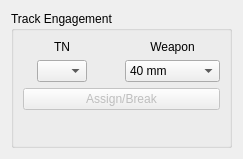
<?xml version="1.0" encoding="UTF-8"?>
<ui version="4.0">
 <class>FrameTrackEngage</class>
 <widget class="QWidget" name="FrameTrackEngage">
  <property name="geometry">
   <rect>
    <x>0</x>
    <y>0</y>
    <width>243</width>
    <height>159</height>
   </rect>
  </property>
  <property name="windowTitle">
   <string>Form</string>
  </property>
  <layout class="QGridLayout" name="gridLayout">
   <item row="0" column="0">
    <widget class="QGroupBox" name="groupBoxTrackEng">
     <property name="styleSheet">
      <string notr="true"/>
     </property>
     <property name="title">
      <string>Track Engagement</string>
     </property>
     <layout class="QGridLayout" name="gridLayout_6">
      <item row="0" column="0">
       <layout class="QVBoxLayout" name="verticalLayout_3">
        <item>
         <layout class="QHBoxLayout" name="horizontalLayout_3">
          <item>
           <layout class="QHBoxLayout" name="horizontalLayout_2">
            <item>
             <layout class="QVBoxLayout" name="verticalLayout">
              <item>
               <widget class="QLabel" name="label_2">
                <property name="text">
                 <string>TN</string>
                </property>
                <property name="alignment">
                 <set>Qt::AlignCenter</set>
                </property>
               </widget>
              </item>
              <item>
               <widget class="QComboBox" name="comboBoxTrackEngTN">
                <property name="sizePolicy">
                 <sizepolicy hsizetype="Preferred" vsizetype="Fixed">
                  <horstretch>0</horstretch>
                  <verstretch>0</verstretch>
                 </sizepolicy>
                </property>
                <property name="minimumSize">
                 <size>
                  <width>50</width>
                  <height>0</height>
                 </size>
                </property>
                <property name="maximumSize">
                 <size>
                  <width>50</width>
                  <height>16777215</height>
                 </size>
                </property>
               </widget>
              </item>
             </layout>
            </item>
            <item>
             <spacer name="horizontalSpacer">
              <property name="orientation">
               <enum>Qt::Horizontal</enum>
              </property>
              <property name="sizeType">
               <enum>QSizePolicy::Minimum</enum>
              </property>
              <property name="sizeHint" stdset="0">
               <size>
                <width>18</width>
                <height>20</height>
               </size>
              </property>
             </spacer>
            </item>
           </layout>
          </item>
          <item>
           <layout class="QVBoxLayout" name="verticalLayout_2">
            <item>
             <widget class="QLabel" name="label_3">
              <property name="text">
               <string>Weapon</string>
              </property>
              <property name="alignment">
               <set>Qt::AlignCenter</set>
              </property>
             </widget>
            </item>
            <item>
             <widget class="QComboBox" name="comboBoxTrackEngWeapon">
              <property name="minimumSize">
               <size>
                <width>80</width>
                <height>0</height>
               </size>
              </property>
              <item>
               <property name="text">
                <string>40 mm</string>
               </property>
              </item>
             </widget>
            </item>
           </layout>
          </item>
         </layout>
        </item>
        <item>
         <widget class="QPushButton" name="pushButtonTrackEngAssign">
          <property name="enabled">
           <bool>false</bool>
          </property>
          <property name="text">
           <string>Assign/Break</string>
          </property>
         </widget>
        </item>
       </layout>
      </item>
      <item row="1" column="0">
       <spacer name="verticalSpacer_4">
        <property name="orientation">
         <enum>Qt::Vertical</enum>
        </property>
        <property name="sizeHint" stdset="0">
         <size>
          <width>20</width>
          <height>18</height>
         </size>
        </property>
       </spacer>
      </item>
     </layout>
    </widget>
   </item>
  </layout>
 </widget>
 <resources/>
 <connections/>
</ui>
